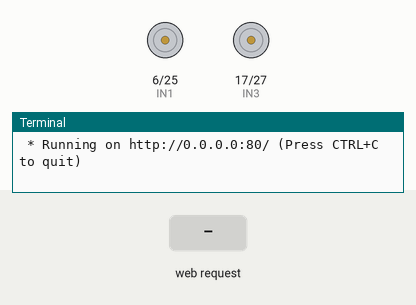
Simulated run of this program. Board: Raspberry Pi (BCM pin numbers). On the bench: motor-driver pin pairs drawn as motors (green arrow = first pin HIGH = forward, orange = second pin HIGH = backward, longer = more drive, scaled by the enable pin), the last lines printed to the terminal. Inputs (shaded band) come from the test bench. The clock reads 2024-03-15 10:24:30 at power-on unless the program sets it.

Above: at 1.2 s.
1.3 s: HTTP request for /send_command/F received
At 2.5 s:
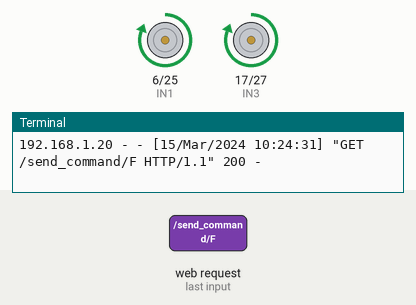
2.8 s: HTTP request for /send_command/B received
At 3.8 s:
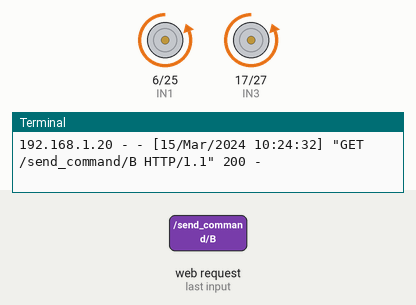
4.3 s: HTTP request for /send_command/L received
At 4.9 s:
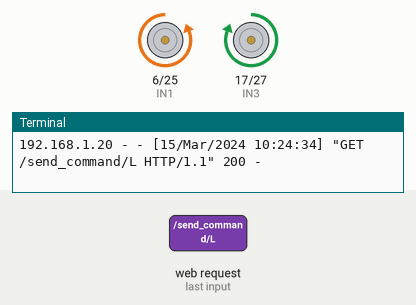
5.8 s: HTTP request for /send_command/R received
At 6.1 s:
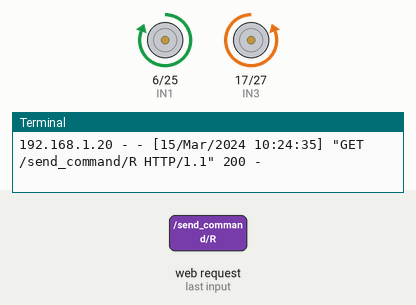
7.3 s: HTTP request for /send_command/S received
At 8.4 s:
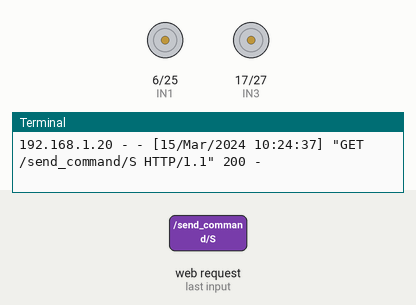
Timing chart, 0 to 9.8 s (numbered marks = the images above; inputs shaded):
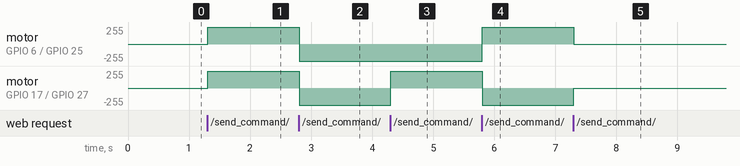

Measured:
- after the input at 1.3 s, motor on GPIO 6 (IN1) / GPIO 25 (IN2), motor on GPIO 17 (IN3) / GPIO 27 (IN4): stopped → forward 255/255 at once
- after the input at 2.8 s, motor on GPIO 6 (IN1) / GPIO 25 (IN2), motor on GPIO 17 (IN3) / GPIO 27 (IN4): forward 255/255 → backward 255/255 at once
- after the input at 4.3 s, motor on GPIO 17 (IN3) / GPIO 27 (IN4): backward 255/255 → forward 255/255 at once
- after the input at 5.8 s, motor on GPIO 6 (IN1) / GPIO 25 (IN2): backward 255/255 → forward 255/255 at once; motor on GPIO 17 (IN3) / GPIO 27 (IN4): forward 255/255 → backward 255/255 at once
- after the input at 7.3 s, motor on GPIO 6 (IN1) / GPIO 25 (IN2): forward 255/255 → stopped at once; motor on GPIO 17 (IN3) / GPIO 27 (IN4): backward 255/255 → stopped at once

The program:

app.py
```python
from flask import Flask, render_template
import RPi.GPIO as GPIO
import time
import threading

# Setup Flask app
app = Flask(__name__)

# GPIO setup
GPIO.setwarnings(False)  # Disable warnings
GPIO.setmode(GPIO.BCM)

# Define GPIO pins for L298N
ENA = 18
IN1 = 6
IN2 = 25
ENB = 23
IN3 = 17
IN4 = 27

# Setup GPIO pins for L298N
GPIO.setup(ENA, GPIO.OUT)
GPIO.setup(IN1, GPIO.OUT)
GPIO.setup(IN2, GPIO.OUT)
GPIO.setup(ENB, GPIO.OUT)
GPIO.setup(IN3, GPIO.OUT)
GPIO.setup(IN4, GPIO.OUT)

GPIO.output(IN1, GPIO.LOW)
GPIO.output(IN2, GPIO.LOW)
GPIO.output(IN3, GPIO.LOW)
GPIO.output(IN4, GPIO.LOW)


# Enable pins as PWM
pwmA = GPIO.PWM(ENA, 100)
pwmB = GPIO.PWM(ENB, 100)
pwmA.start(25)
pwmB.start(25)

def forward(in1, in2, in3, in4, pwmA, pwmB, speed):
    pwmA.ChangeDutyCycle(speed)
    pwmB.ChangeDutyCycle(speed)
    GPIO.output(in1, GPIO.HIGH)
    GPIO.output(in2, GPIO.LOW)
    GPIO.output(in3, GPIO.HIGH)
    GPIO.output(in4, GPIO.LOW)


def backward(in1, in2, in3, in4, pwmA, pwmB, speed):
    pwmA.ChangeDutyCycle(speed)
    pwmB.ChangeDutyCycle(speed)
    GPIO.output(in1, GPIO.LOW)
    GPIO.output(in2, GPIO.HIGH)
    GPIO.output(in3, GPIO.LOW)
    GPIO.output(in4, GPIO.HIGH)

def left(in1, in2, in3, in4, pwmA, pwmB, speed):
    pwmA.ChangeDutyCycle(speed)
    pwmB.ChangeDutyCycle(speed)
    GPIO.output(in1, GPIO.LOW)
    GPIO.output(in2, GPIO.HIGH)
    GPIO.output(in3, GPIO.HIGH)
    GPIO.output(in4, GPIO.LOW)

def right(in1, in2, in3, in4, pwmA, pwmB, speed):
    pwmA.ChangeDutyCycle(speed)
    pwmB.ChangeDutyCycle(speed)
    GPIO.output(in1, GPIO.HIGH)
    GPIO.output(in2, GPIO.LOW)
    GPIO.output(in3, GPIO.LOW)
    GPIO.output(in4, GPIO.HIGH)

@app.route('/')
def index():
     return render_template('index.html')

@app.route('/send_command/<direction>')
def send_command(direction):
    if direction == 'F':  # Forward
        forward(IN1, IN2, IN3, IN4, pwmA, pwmB, 100)
    elif direction == 'B':  # Backward
        backward(IN1, IN2, IN3, IN4, pwmA, pwmB, 100)
    elif direction == 'L':  # Left
        left(IN1, IN2, IN3, IN4, pwmA, pwmB, 100)
    elif direction == 'R':  # Right
        right(IN1, IN2, IN3, IN4, pwmA, pwmB, 100)
    elif direction == 'S':  # Stop
        pwmA.ChangeDutyCycle(0)
        pwmB.ChangeDutyCycle(0)
    elif direction == 'W':  # Stop from Radar
        pwmA.ChangeDutyCycle(0)
        pwmB.ChangeDutyCycle(0)
    return f'Sent command: {direction}'

if __name__ == '__main__':
    try:
        app.run(host='0.0.0.0', port=80)
    finally:
        pwmA.stop()
        pwmB.stop()
        GPIO.cleanup()
```
